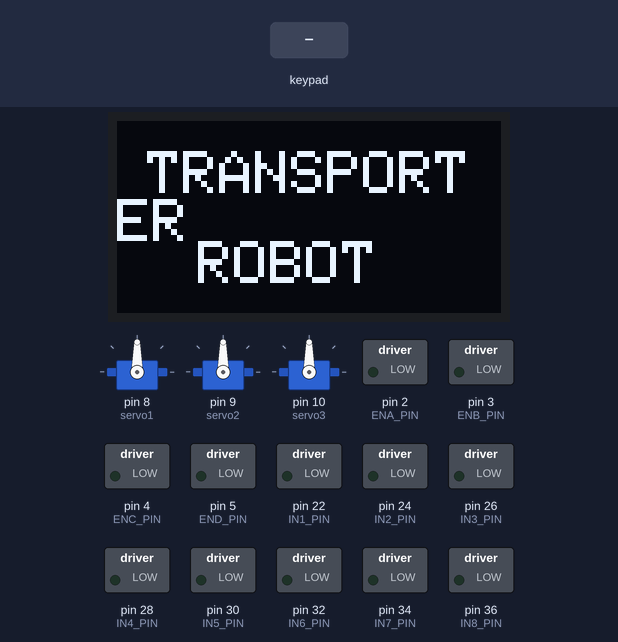
A sketch run on a simulated Arduino Mega 2560, built with avr-gcc and run on an emulated ATmega2560. Shown: 3 × servo, 128×64 one-colour display, switched loads named in the sketch (green lamp = pin HIGH). The inputs (shaded band) are chosen by the test bench. What the sketch prints to the serial monitor is not drawn.

Above: at 3.2 s.
3.3 s: key 'U' pressed
At 4.8 s:
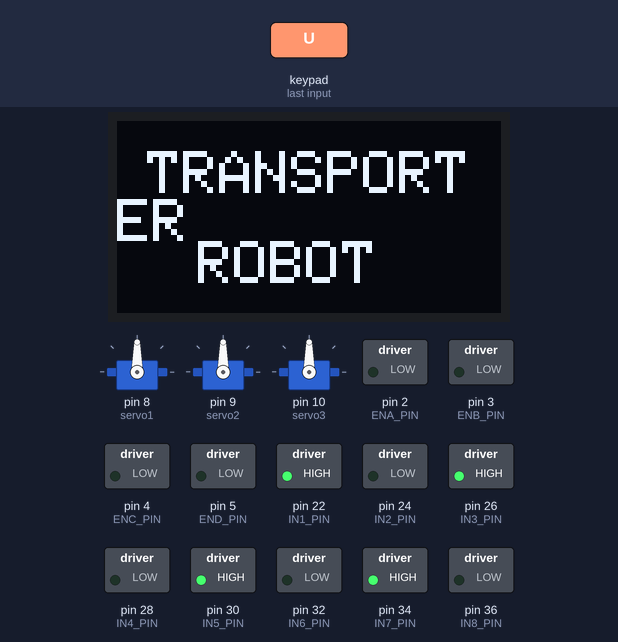
5.2 s: key 'D' pressed
At 6.1 s:
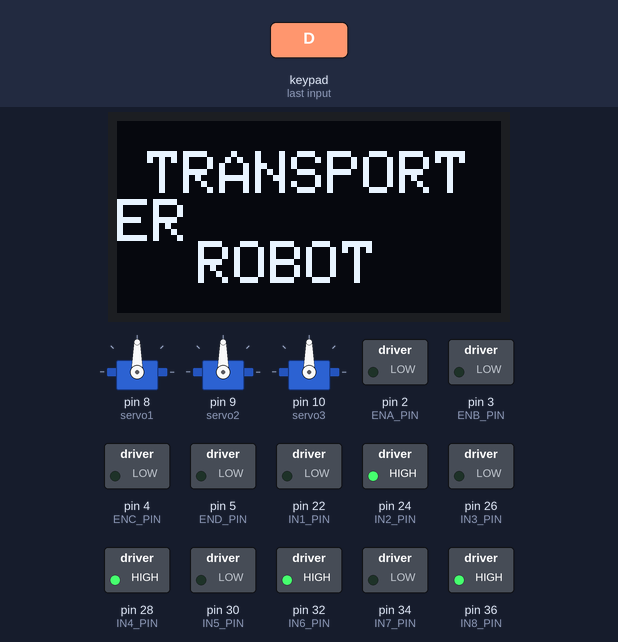
7.1 s: key 'L' pressed
At 8.6 s:
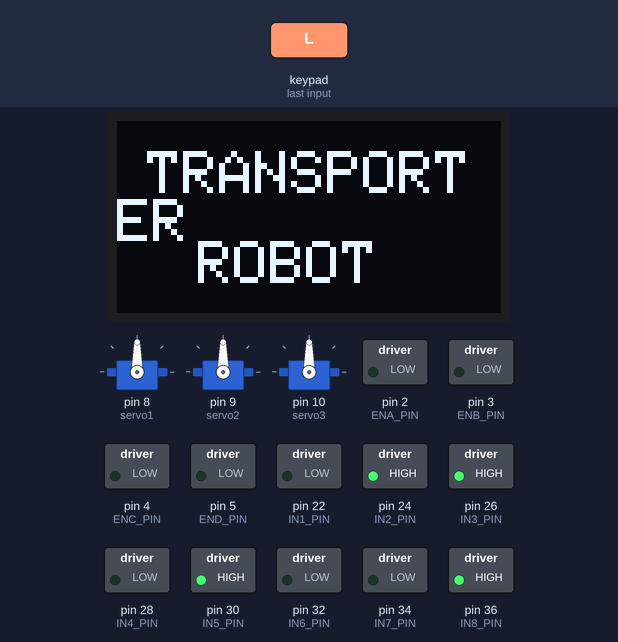
9.0 s: key 'R' pressed
At 9.9 s:
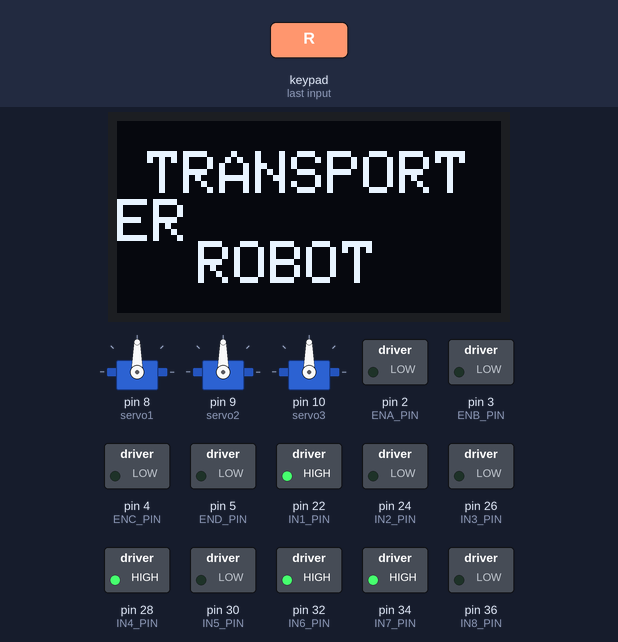
Timing chart, 0 to 11.9 s (numbered marks = the images above; inputs shaded):
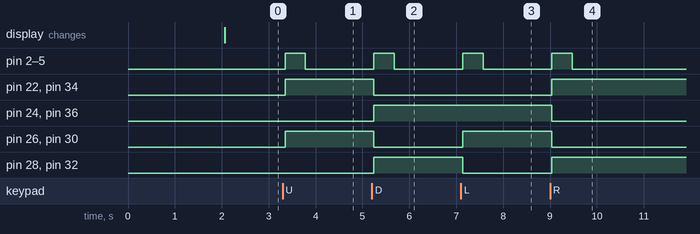

Measured:
- after the input at 3.3 s, pin 2 (ENA_PIN), pin 3 (ENB_PIN), pin 4 (ENC_PIN), pin 5 (END_PIN): LOW → HIGH after 0.05 s, → LOW 0.43 s later; pin 22 (IN1_PIN), pin 26 (IN3_PIN), pin 30 (IN5_PIN), pin 34 (IN7_PIN): LOW → HIGH after 0.05 s
- after the input at 5.2 s, pin 2 (ENA_PIN), pin 3 (ENB_PIN), pin 4 (ENC_PIN), pin 5 (END_PIN): LOW → HIGH after 0.05 s, → LOW 0.43 s later; pin 22 (IN1_PIN), pin 26 (IN3_PIN), pin 30 (IN5_PIN), pin 34 (IN7_PIN): HIGH → LOW after 0.05 s; pin 24 (IN2_PIN), pin 28 (IN4_PIN), pin 32 (IN6_PIN), pin 36 (IN8_PIN): LOW → HIGH after 0.05 s
- after the input at 7.1 s, pin 2 (ENA_PIN), pin 3 (ENB_PIN), pin 4 (ENC_PIN), pin 5 (END_PIN): LOW → HIGH at once, → LOW 0.43 s later; pin 26 (IN3_PIN), pin 30 (IN5_PIN): LOW → HIGH at once; pin 28 (IN4_PIN), pin 32 (IN6_PIN): HIGH → LOW at once
- after the input at 9.0 s, pin 2 (ENA_PIN), pin 3 (ENB_PIN), pin 4 (ENC_PIN), pin 5 (END_PIN): LOW → HIGH at once, → LOW 0.43 s later; pin 22 (IN1_PIN), pin 28 (IN4_PIN), pin 32 (IN6_PIN), pin 34 (IN7_PIN): LOW → HIGH at once; pin 24 (IN2_PIN), pin 26 (IN3_PIN), pin 30 (IN5_PIN), pin 36 (IN8_PIN): HIGH → LOW at once

The sketch:

Control_RC_using_Stick_s_Buttons__finish_.ino
```cpp
//OLED Libraries
#include <Wire.h>
#include <Adafruit_GFX.h>
#include <Adafruit_SSD1306.h>
#define SCREEN_WIDTH 128 // OLED display width,  in pixels
#define SCREEN_HEIGHT 64 // OLED display height, in pixels
// declare an SSD1306 display object connected to I2C
Adafruit_SSD1306 oled(SCREEN_WIDTH, SCREEN_HEIGHT, &Wire, -1);

// include libraries PS2X
#include <PS2X_lib.h>
PS2X ps2x; // create PS2 Controller Class
int error = 0;
byte type = 0;
byte vibrate = 0;

// Driver motor's pins
const int ENA_PIN = 2;
const int IN1_PIN = 22;
const int IN2_PIN = 24;
const int ENB_PIN = 3;
const int IN3_PIN = 26;
const int IN4_PIN = 28;
const int ENC_PIN = 4;
const int IN5_PIN = 30;
const int IN6_PIN = 32;
const int END_PIN = 5;
const int IN7_PIN = 34;
const int IN8_PIN = 36;

//Servo library
#include <Servo.h>
//inisiasi servo pin
Servo servo1;
Servo servo2;
Servo servo3;

void setup(){

//Membangkitkan output tegangan servo data dari 0 sampai 0,5 volt pada pin 11, 9, 10 (PWM)
servo1.attach(8); //turun
servo2.attach(9); //buka
servo3.attach(10); //buka

 // Configure output pins
  pinMode(ENA_PIN, OUTPUT);
  pinMode(IN1_PIN, OUTPUT);
  pinMode(IN2_PIN, OUTPUT);
  pinMode(ENB_PIN, OUTPUT);
  pinMode(IN3_PIN, OUTPUT);
  pinMode(IN4_PIN, OUTPUT);
  pinMode(ENC_PIN, OUTPUT);
  pinMode(IN5_PIN, OUTPUT);
  pinMode(IN6_PIN, OUTPUT);
  pinMode(END_PIN, OUTPUT);
  pinMode(IN7_PIN, OUTPUT);
  pinMode(IN8_PIN, OUTPUT);

 // Disable both motors
 digitalWrite(ENA_PIN,0);
 digitalWrite(ENB_PIN,0);
 digitalWrite(ENC_PIN,0);
 digitalWrite(END_PIN,0);

 // Start serial communication
 Serial.begin(57600);

 error = ps2x.config_gamepad(52,51,53,50, false , true);   //setup pins and settings:  GamePad(clock, command, attention, data, Pressures?, Rumble?) check for error

 // Check for error
 if(error == 0){
  Serial.println("Found Controller, configured successful");
 }

 else if(error == 1)
  Serial.println("No controller found, check wiring or reset the Arduino");

 else if(error == 2)
  Serial.println("Controller found but not accepting commands");

 else if(error == 3)
  Serial.println("Controller refusing to enter Pressures mode, may not support it.");

 // Check for the type of controller
 type = ps2x.readType();
 switch(type) {
  case 0:
    Serial.println("Unknown Controller type");
    break;
  case 1:
    Serial.println("DualShock Controller Found");
    break;
  case 2:
    Serial.println("GuitarHero Controller Found");
    break;
  }

// initialize OLED display with address 0x3C for 128x64
  if (!oled.begin(SSD1306_SWITCHCAPVCC, 0x3C)) {
    Serial.println(F("SSD1306 allocation failed"));
    while (true);
  }

  delay(2000);         // wait for initializing
  oled.clearDisplay(); // clear display

  oled.setTextSize(2);          // text size
  oled.setTextColor(WHITE);     // text color
  oled.setCursor(10, 10);        // position to display
  oled.println("TRANSPORTER");     // text to display
  oled.setCursor(27,40 );
  oled.println("ROBOT");
  oled.display();               // show on OLED
}

// Main loop
void loop(){

 if(error == 1) //skip loop if no controller found
  return;

 else { //DualShock Controller

  ps2x.read_gamepad(false, vibrate); // disable vibration of the controller

  //Servo turun
  int value1 = ps2x.Analog(PSS_RY); //analog R gerakan atas bawah
  int angle1 = map(value1, 0, 255, 135, 45); // sudut servo dari 135 sampai 45 derajat dengan titik tengah(netral) 90 derajat
  servo1.write(angle1); // rotate servo motor 1
  // Yang ditampilkan di serial monitor (penting!!!)
  Serial.print("Joystick: ");
  Serial.print(value1);
  Serial.print(", ");
  Serial.print(" => Servo Motor: ");
  Serial.print(angle1);
  Serial.print("°, ");
  Serial.println("°");

  //Servo buka 1
  int value2 = ps2x.Analog(PSS_LX); //analog L gerakan kanan kiri
  int angle2 = map(value2, 0, 255, 45, 135); // 45 sampai 135 derajat
  servo2.write(angle2);
  //serial print
  Serial.print("Joystick: ");
  Serial.print(value2);
  Serial.print(", ");
  Serial.print(" => Servo Motor: ");
  Serial.print(angle2);
  Serial.print("°, ");
  Serial.println("°");

  //Servo buka 2
  int value3 = ps2x.Analog(PSS_LX); //analog L gerakan kanan kiri
  int angle3 = map(value3, 0, 255, 135, 45);
  servo3.write(angle3);
  //Serial print
  Serial.print("Joystick: ");
  Serial.print(value3);
  Serial.print(", ");
  Serial.print(" => Servo Motor: ");
  Serial.print(angle3);
  Serial.print("°, ");
  Serial.println("°");

  //Roda Mekanum
      if(ps2x.Button(PSB_PAD_UP))
      {
        Serial.println("Maju");
        //Maju
        digitalWrite(IN1_PIN, HIGH); // control motor 1 maju
        digitalWrite(IN2_PIN, LOW);
        digitalWrite(IN3_PIN, HIGH); // control motor 2 maju
        digitalWrite(IN4_PIN, LOW);
        digitalWrite(IN5_PIN, HIGH); // control motor 3 maju
        digitalWrite(IN6_PIN, LOW);
        digitalWrite(IN7_PIN, HIGH); // control motor 4 maju
        digitalWrite(IN8_PIN, LOW);
        analogWrite(ENA_PIN, 1023); // control the speed
        analogWrite(ENB_PIN, 1023); // control the speed
        analogWrite(ENC_PIN, 1023); // control the speed
        analogWrite(END_PIN, 1023); // control the speed
      }
      if(ps2x.Button(PSB_PAD_DOWN))
      {
        Serial.println("Mundur");
        digitalWrite(IN1_PIN, LOW); // control motor 1 mundur
        digitalWrite(IN2_PIN, HIGH);
        digitalWrite(IN3_PIN, LOW); // control motor 2 mundur
        digitalWrite(IN4_PIN, HIGH);
        digitalWrite(IN5_PIN, LOW); // control motor 3 mundur
        digitalWrite(IN6_PIN, HIGH);
        digitalWrite(IN7_PIN, LOW); // control motor 4 mundur
        digitalWrite(IN8_PIN, HIGH);
        analogWrite(ENA_PIN, 1023); // control the speed
        analogWrite(ENB_PIN, 1023); // control the speed
        analogWrite(ENC_PIN, 1023); // control the speed
        analogWrite(END_PIN, 1023); // control the speed
      }
      if(ps2x.Button(PSB_PAD_RIGHT))
      {
        Serial.println("Kanan");
        digitalWrite(IN1_PIN, HIGH); // control motor 1 maju
        digitalWrite(IN2_PIN, LOW);
        digitalWrite(IN3_PIN, LOW); // control motor 2 mundur
        digitalWrite(IN4_PIN, HIGH);
        digitalWrite(IN5_PIN, LOW); // control motor 3 mundur
        digitalWrite(IN6_PIN, HIGH);
        digitalWrite(IN7_PIN, HIGH); // control motor 4 maju
        digitalWrite(IN8_PIN, LOW);
        analogWrite(ENA_PIN, 1023); // control the speed
        analogWrite(ENB_PIN, 1023); // control the speed
        analogWrite(ENC_PIN, 1023); // control the speed
        analogWrite(END_PIN, 1023); // control the speed
      }
      if(ps2x.Button(PSB_PAD_LEFT))
      {
        Serial.println("Kiri");
        digitalWrite(IN1_PIN, LOW); // control motor 1 mundur
        digitalWrite(IN2_PIN, HIGH);
        digitalWrite(IN3_PIN, HIGH); // control motor 2 maju
        digitalWrite(IN4_PIN, LOW);
        digitalWrite(IN5_PIN, HIGH); // control motor 3 maju
        digitalWrite(IN6_PIN, LOW);
        digitalWrite(IN7_PIN, LOW); // control motor 4 mundur
        digitalWrite(IN8_PIN, HIGH);
        analogWrite(ENA_PIN, 1023); // control the speed
        analogWrite(ENB_PIN, 1023); // control the speed
        analogWrite(ENC_PIN, 1023); // control the speed
        analogWrite(END_PIN, 1023); // control the speed
      }
      if(ps2x.Button(PSB_PAD_UP) && ps2x.Button(PSB_PAD_RIGHT))
      {
        Serial.println("Maju + Kanan");
        digitalWrite(IN1_PIN, HIGH); // control motor 1 maju
        digitalWrite(IN2_PIN, LOW);
        digitalWrite(IN3_PIN, LOW); // control motor 2 off
        digitalWrite(IN4_PIN, LOW);
        digitalWrite(IN5_PIN, LOW); // control motor 3 off
        digitalWrite(IN6_PIN, LOW);
        digitalWrite(IN7_PIN, HIGH); // control motor 4 maju
        digitalWrite(IN8_PIN, LOW);
        analogWrite(ENA_PIN, 1023); // control the speed
        //analogWrite(ENB_PIN, 1023); // control the speed
        //analogWrite(ENC_PIN, 1023); // control the speed
        analogWrite(END_PIN, 1023); // control the speed
      }
      if(ps2x.Button(PSB_PAD_UP) && ps2x.Button(PSB_PAD_LEFT))
      {
        Serial.println("Maju + Kiri");
        digitalWrite(IN1_PIN, LOW); // control motor 1 off
        digitalWrite(IN2_PIN, LOW);
        digitalWrite(IN3_PIN, HIGH); // control motor 2 maju
        digitalWrite(IN4_PIN, LOW);
        digitalWrite(IN5_PIN, HIGH); // control motor 3 maju
        digitalWrite(IN6_PIN, LOW);
        digitalWrite(IN7_PIN, LOW); // control motor 4 off
        digitalWrite(IN8_PIN, LOW);
        //analogWrite(ENA_PIN, 1023); // control the speed
        analogWrite(ENB_PIN, 1023); // control the speed
        analogWrite(ENC_PIN, 1023); // control the speed
        //analogWrite(END_PIN, 1023); // control the speed
      }
      if(ps2x.Button(PSB_PAD_DOWN) && ps2x.Button(PSB_PAD_RIGHT))
      {
        Serial.println("Mundur + Kanan");
        digitalWrite(IN1_PIN, LOW); // control motor 1 off
        digitalWrite(IN2_PIN, LOW);
        digitalWrite(IN3_PIN, LOW); // control motor 2 mundur
        digitalWrite(IN4_PIN, HIGH);
        digitalWrite(IN5_PIN, LOW); // control motor 3 mundur
        digitalWrite(IN6_PIN, HIGH);
        digitalWrite(IN7_PIN, LOW); // control motor 4 off
        digitalWrite(IN8_PIN, LOW);
        //analogWrite(ENA_PIN, 1023); // control the speed
        analogWrite(ENB_PIN, 1023); // control the speed
        analogWrite(ENC_PIN, 1023); // control the speed
        //analogWrite(END_PIN, 1023); // control the speed
      }
      if(ps2x.Button(PSB_PAD_DOWN) && ps2x.Button(PSB_PAD_LEFT))
      {
        Serial.println("Mundur + Kiri");
        digitalWrite(IN1_PIN, LOW); // control motor 1 mundur
        digitalWrite(IN2_PIN, HIGH);
        digitalWrite(IN3_PIN, LOW); // control motor 2 off
        digitalWrite(IN4_PIN, LOW);
        digitalWrite(IN5_PIN, LOW); // control motor 3 off
        digitalWrite(IN6_PIN, LOW);
        digitalWrite(IN7_PIN, LOW); // control motor 4 mundur
        digitalWrite(IN8_PIN, HIGH);
        analogWrite(ENA_PIN, 1023); // control the speed
        //analogWrite(ENB_PIN, 1023); // control the speed
        //analogWrite(ENC_PIN, 1023); // control the speed
        analogWrite(END_PIN, 1023); // control the speed
      }
      if(ps2x.Button(PSB_CIRCLE) && ps2x.Button(PSB_PAD_RIGHT))
      {
        Serial.println("Putar Kanan");
        digitalWrite(IN1_PIN, HIGH); // control motor 1 maju
        digitalWrite(IN2_PIN, LOW);
        digitalWrite(IN3_PIN, LOW); // control motor 2 mundur
        digitalWrite(IN4_PIN, HIGH);
        digitalWrite(IN5_PIN, HIGH); // control motor 3 maju
        digitalWrite(IN6_PIN, LOW);
        digitalWrite(IN7_PIN, LOW); // control motor 4 mundur
        digitalWrite(IN8_PIN, HIGH);
        analogWrite(ENA_PIN, 1023); // control the speed
        analogWrite(ENB_PIN, 1023); // control the speed
        analogWrite(ENC_PIN, 1023); // control the speed
        analogWrite(END_PIN, 1023); // control the speed
      }
      if(ps2x.Button(PSB_CIRCLE) && ps2x.Button(PSB_PAD_LEFT))
      {
        Serial.println("Putar Kiri");
        digitalWrite(IN1_PIN, LOW); // control motor 1 mundur
        digitalWrite(IN2_PIN, HIGH);
        digitalWrite(IN3_PIN, HIGH); // control motor 2 maju
        digitalWrite(IN4_PIN, LOW);
        digitalWrite(IN5_PIN, LOW); // control motor 3 mundur
        digitalWrite(IN6_PIN, HIGH);
        digitalWrite(IN7_PIN, HIGH); // control motor 4 maju
        digitalWrite(IN8_PIN, LOW);
        analogWrite(ENA_PIN, 1023); // control the speed
        analogWrite(ENB_PIN, 1023); // control the speed
        analogWrite(ENC_PIN, 1023); // control the speed
        analogWrite(END_PIN, 1023); // control the speed
      }
      if (!ps2x.Button(PSB_PAD_DOWN) && !ps2x.Button(PSB_PAD_UP) && !ps2x.Button(PSB_PAD_RIGHT) && !ps2x.Button(PSB_PAD_LEFT) && !ps2x.Button(PSB_CIRCLE))
      {
        analogWrite(ENA_PIN, 0); // control the speed
        analogWrite(ENB_PIN, 0); // control the speed
        analogWrite(ENC_PIN, 0); // control the speed
        analogWrite(END_PIN, 0); // control the speed
      }

    }

 delay(50);
 }
```
